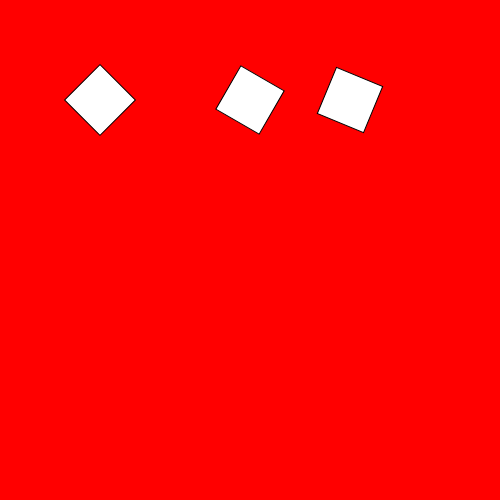
Frame 1 (no input)
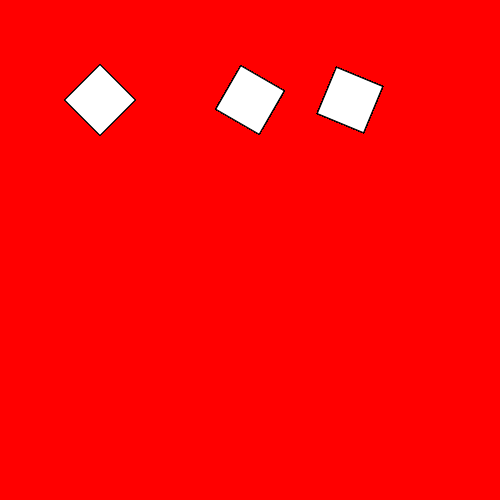
Frame 60 (no input)
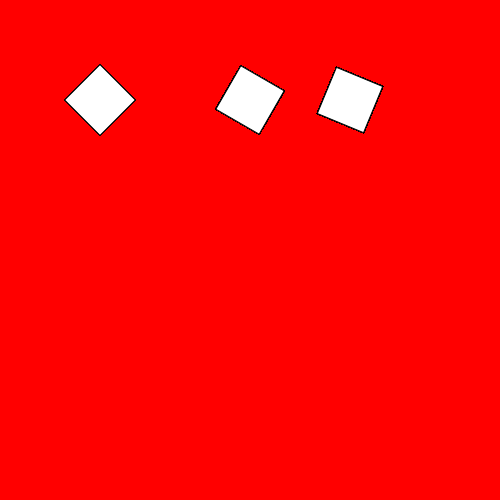
Frame 120 (the mouse pressed at the canvas centre since frame 60)

The p5.js sketch that drew these frames (run headless with seeded random() and noise() and a simulated clock; from frame 60 on, the mouse is pressed at the canvas centre):

// p5.js sketch
// ── sketch.js
function setup() {
  // put setup code here
  createCanvas(500,500);
  background(255,0,0);
  rectMode(CENTER);
}

function draw() {
	push();
	translate(100,100);
	ellipse(0,0,5,5)
	rotate(PI/4);
	rect(0,0,50,50);
	pop();

	push();
	translate(250,100);
	ellipse(0,0,5,5)
	rotate(PI/6);
	rect(0,0,50,50);
	pop();

	push();
	translate(350,100);
	ellipse(0,0,5,5)
	rotate(PI/8);
	rect(0,0,50,50);
	pop();





  // put drawing code here
}
